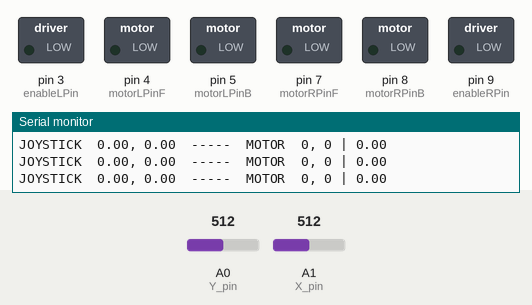
The sketch below on a simulated Arduino Uno, built with avr-gcc and run on an emulated ATmega328P. Parts: switched loads named in the sketch (green lamp = pin HIGH), the last lines printed to the serial monitor. Inputs (shaded band) come from the test bench; at power-on: A0 (Y_pin) = 512, A1 (X_pin) = 512.

Above: at 1.2 s.
1.3 s: A0 (Y_pin) set to 558
At 2.4 s:
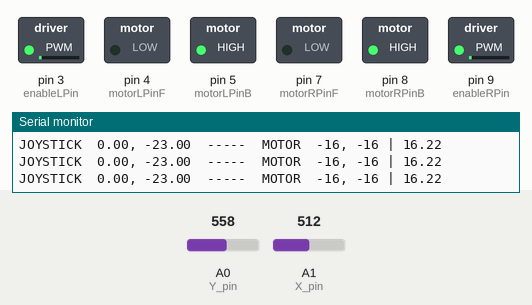
2.8 s: A1 (X_pin) set to 545
At 3.6 s:
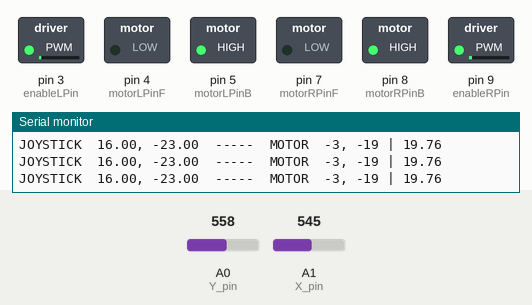
5.8 s: A1 (X_pin) set to 554
At 7.0 s:
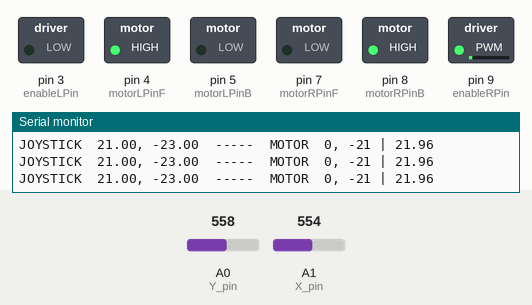
7.3 s: A0 (Y_pin) set to 511
At 8.2 s:
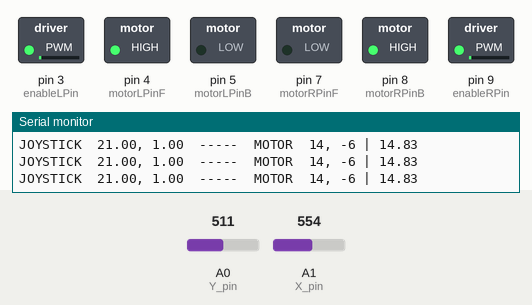
8.8 s: A1 (X_pin) set to 511
At 9.4 s:
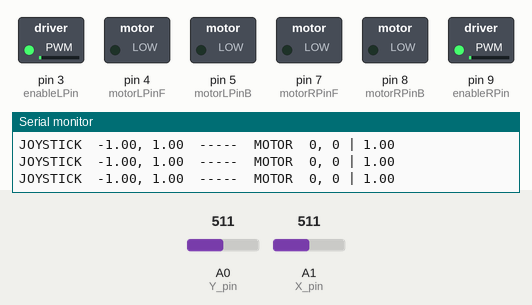
10.3 s: A0 (Y_pin) set to 493
13.3 s: A0 (Y_pin) set to 474
At 13.7 s:
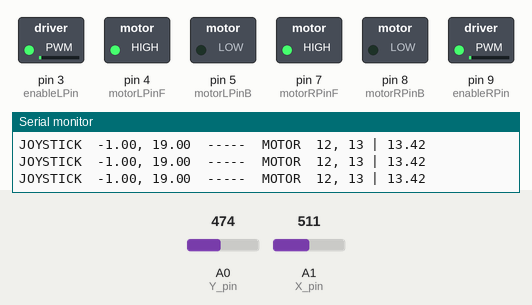
Timing chart, 0 to 15.8 s (numbered marks = the images above; inputs shaded):
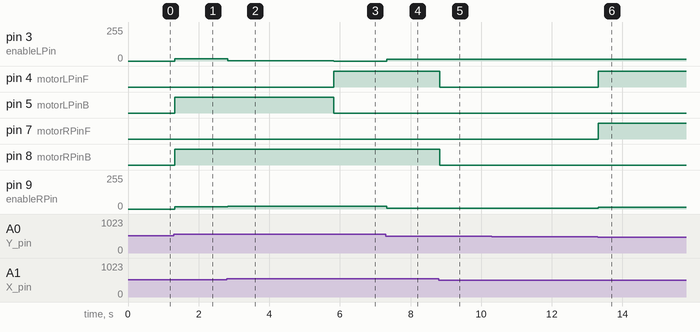

The sketch:

MichaelCarScript.ino
```cpp
const int Y_pin = 0; // analog pin connected to X output
const int X_pin = 1; // analog pin connected to Y output

int enableLPin = 3; // pin 1 on L293D IC
int enableRPin = 9; // pin 9 on L293D IC

int motorLPinF = 4; // pin 2 on L293D IC
int motorLPinB = 5; // pin 7 on L293D IC

int motorRPinF = 7; // pin 10 on L293D IC
int motorRPinB = 8; // pin 15 on L293D IC

int motorL = 0;
int motorR = 0;
float xReading = 0;
float yReading = 0;


float v;
float vRaw;
int state;
int flag = 0;      //makes sure that the serial only prints once the state
int stateStop = 0;
float normalize = 256/363;
void setup() {
  // sets the pins as outputs:
  pinMode(motorLPinF, OUTPUT);
  pinMode(motorLPinB, OUTPUT);

  pinMode(motorRPinF, OUTPUT);
  pinMode(motorRPinB, OUTPUT);

  pinMode(enableLPin, OUTPUT);
  pinMode(enableRPin, OUTPUT);
  // sets enable1Pin and enable2Pin high so that motor can turn on:
  //digitalWrite(enable1Pin, HIGH);
  // digitalWrite(enable2Pin, HIGH);
  // initialize serial communication at 9600 bits per second:
  Serial.begin(38400);
}

void loop() {
  //if some date is sent, reads it and saves in state
  if (Serial.available() > 0) {
    state = Serial.read();
    //Serial.print(state);
    flag = 0;
  }
  xReading = analogRead(X_pin)/2 - 256;
  yReading = -(analogRead(Y_pin)/2 - 256);

  vRaw = sqrt(pow(yReading,2) + pow(xReading,2));
  v = 256*vRaw/363;

  if (xReading >= 0 && yReading >= 0)
  {
      motorL = v;
      motorR = v - xReading;
  }

  else if (xReading < 0 && yReading >= 0)
  {
      motorL = v + xReading;
      motorR = v;
  }

  else if (xReading >= 0 && yReading < 0)
  {
      motorL = -v + xReading;
      motorR = -v;
  }

  else if (xReading < 0 && yReading < 0)
  {
      motorL = -v ;
      motorR = -v- xReading;
  }


//  motorL = yReading;
//  motorR = yReading;

  Serial.print("JOYSTICK  ");
  Serial.print(xReading);
  Serial.print(", ");
  Serial.print(yReading);
  Serial.print("  -----  ");

  Serial.print("MOTOR  ");
  Serial.print(motorL);
  Serial.print(", ");
  Serial.print(motorR);
  Serial.print(" | ");
  Serial.print(v);

  Serial.println("");

  if (abs(motorL) > 10 or abs(motorR) > 10)
  {
      if (motorL >= 0)
        {
          digitalWrite(motorLPinF, HIGH);
          digitalWrite(motorLPinB, LOW);

        }
        else if (motorL <0)
        {
          digitalWrite(motorLPinF, LOW);
          digitalWrite(motorLPinB, HIGH);
        }
        if (motorR >= 0)
        {
          digitalWrite(motorRPinF, HIGH);
          digitalWrite(motorRPinB, LOW);

        }
        else if (motorR <0)
        {
          digitalWrite(motorRPinF, LOW);
          digitalWrite(motorRPinB, HIGH);
        }

        analogWrite(enableLPin, abs(motorL));
        analogWrite(enableRPin, abs(motorR));
  }
  else
  {
      digitalWrite(motorLPinF, LOW);
      digitalWrite(motorLPinB, LOW);
      digitalWrite(motorRPinF, LOW);
      digitalWrite(motorRPinB, LOW);
  }
}


  //For debugging purpose
  //Serial.println(state);
```

Measured:
- the behaviour switches between 543 and 544 on A0 (Y_pin) (found by bisection; images 0 and 1)
- the behaviour switches between 553 and 554 on A1 (X_pin) (found by bisection; images 2 and 3)
- the behaviour switches between 482 and 481 on A0 (Y_pin) (found by bisection; images 5 and 6)
- after the input at 1.3 s, pin 3 (enableLPin), pin 9 (enableRPin): 0/255 → 16/255 at once; pin 5 (motorLPinB), pin 8 (motorRPinB): LOW → HIGH at once
- after the input at 2.8 s, pin 3 (enableLPin): 16/255 → 3/255 at once; pin 9 (enableRPin): 16/255 → 19/255 at once
- after the input at 5.8 s, pin 3 (enableLPin): 3/255 → 0/255 at once; pin 4 (motorLPinF): LOW → HIGH at once; pin 5 (motorLPinB): HIGH → LOW at once; pin 9 (enableRPin): 19/255 → 21/255 at once
- after the input at 7.3 s, pin 3 (enableLPin): 0/255 → 14/255 at once; pin 9 (enableRPin): 21/255 → 6/255 at once
- after the input at 8.8 s, pin 4 (motorLPinF), pin 8 (motorRPinB): HIGH → LOW at once
- after the input at 13.3 s, pin 3 (enableLPin): 14/255 → 12/255 at once; pin 4 (motorLPinF), pin 7 (motorRPinF): LOW → HIGH at once; pin 9 (enableRPin): 6/255 → 13/255 at once
